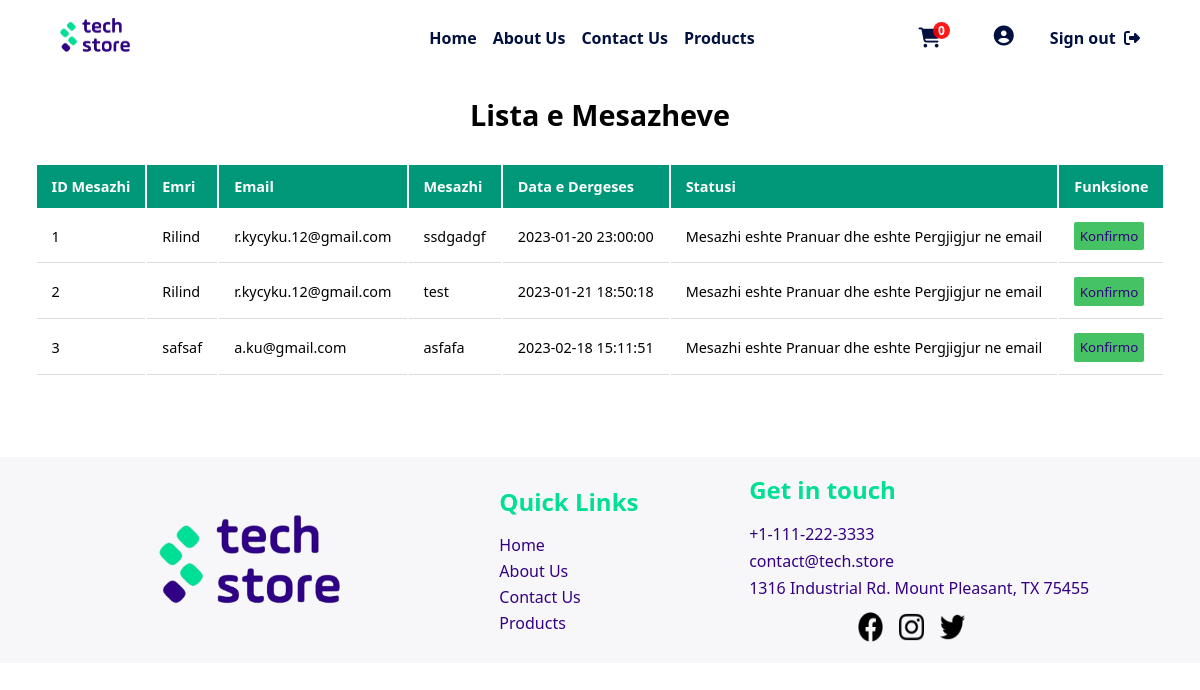
Page /php/admin/shfaqMesazhet.php (signed in) on the committed database.
### tables this page shows
CREATE TABLE IF NOT EXISTS `contactform` (
  `IDmesazhi` int(11) NOT NULL AUTO_INCREMENT,
  `emri` varchar(50) NOT NULL,
  `email` varchar(50) NOT NULL,
  `mesazhi` varchar(255) NOT NULL,
  `dataDergeses` timestamp NOT NULL DEFAULT current_timestamp(),
  `statusi` varchar(80) NOT NULL DEFAULT 'Eshte Derguar me Sukses',
  PRIMARY KEY (`IDmesazhi`)
);

### php/db/dbcon.php (called while the page is built)
<?php
class dbCon
{
    private $conn = '';
    private $hostiIDB = 'localhost';
    private $emriDB = 'techstoredb';
    private $dbUsername = 'root';
    private $dbPass = '';
    public function connDB()
    {
        try {
            $this->conn = new PDO(
                "mysql:host=$this->hostiIDB;dbname=$this->emriDB", $this->dbUsername, $this->dbPass,
                [PDO::ATTR_DEFAULT_FETCH_MODE => PDO::FETCH_ASSOC]
            );
        } catch (PDOException $pdoe) {
            die("Nuk mund të lidhej me bazën e të dhënave {$this->emriDB} :" . $pdoe->getMessage());
        }
        return $this->conn;
    }
}
?>

### php/CRUD/contactFormCRUD.php (called while the page is built, shortened)
<?php
require_once('../db/dbcon.php');
class contactFormCRUD extends dbCon
{
    private $dbConn;
    public function __construct($IDmesazhi = '', $emri = '', $email = '', $msg = '', $statusi = '')
    {
        $this->dbConn = $this->connDB();
    }
    public function shfaqMesazhet()
    {
        try {
            $sql = "SELECT * FROM contactform";
            $stm = $this->dbConn->prepare($sql);
            $stm->execute();
            return $stm->fetchAll();
        } catch (Exception $e) {
            return $e->getMessage();
        }
    }
}
?>

### php/admin/shfaqMesazhet.php (the view, shortened to what this page needs)
<?php
require_once('../CRUD/contactFormCRUD.php');
$contactFormCRUD = new contactFormCRUD();
$contactForm = $contactFormCRUD->shfaqMesazhet();
?>
<!DOCTYPE html>
<html lang="en">
<head>
  <link rel="stylesheet" href="../../css/mesazhetStyle.css" />
  <link rel="stylesheet" href="../../css/adminDashboard.css" />
</head>
<body>
  <?php include '../design/header.php' ?>
  <div class="containerDashboardP">
    <h1>Lista e Mesazheve</h1>
    <table>
      <tr>
        <th>ID Mesazhi</th>
        <th>Emri</th>
        <th>Email</th>
        <th>Mesazhi</th>
        <th>Data e Dergeses</th>
        <th>Statusi</th>
        <th>Funksione</th>
      </tr>
      <?php
      foreach ($contactForm as $mesazhi) {
        ?>
        <tr>
          <td>
            <?php echo $mesazhi['IDmesazhi'] ?>
          </td>
          <td>
            <?php echo $mesazhi['emri'] ?>
          </td>
          <td>
            <?php echo $mesazhi['email'] ?>
          </td>
          <td>
            <?php echo $mesazhi['mesazhi'] ?>
          </td>
          <td>
            <?php echo $mesazhi['dataDergeses'] ?>
          </td>
          <td>
            <?php echo $mesazhi['statusi'] ?>
          </td>
          <td><button class="edito"><a
                href="../adminFunksione/konfirmoMesazhin.php?IDmesazhi=<?php echo $mesazhi['IDmesazhi'] ?>">Konfirmo</a></button>
          </td>
        </tr>
        <?php
      }
      ?>
    </table>
  </div>
  <?php
  include '../design/footer.php';
  include('../funksione/importimiScriptave.php') ?>
</body>
</html>

### css/adminDashboard.css (style rules this page uses)
.containerDashboardP { display: flex; justify-content: center; align-items: center; margin: 25px 0; font-size: 0.9em; min-width: 400px; flex-direction: column; gap: 2em; flex-wrap: wrap; }
.containerDashboardP tr th { background-color: #009879; color: #ffffff; text-align: left; font-weight: bold; }
.containerDashboardP th, .containerDashboardP td { padding: 12px 15px; }
.containerDashboardP tr td { border-bottom: 1px solid #dddddd; }
.edito { padding: 0.4em; background-color: #45c263; border: none; border-radius: 2px; }

### css/footer.css (style rules this page uses)
.footer-nav li, a { list-style: none; color: #340182; padding-top: 4px; }
.footer-contact li, a { list-style: none; color: #340182; padding-top: 5px; }

### rows in the picture
contactform: IDmesazhi "1", emri "Rilind", email "r.kycyku.12@gmail.com", mesazhi "ssdgadgf", dataDergeses "2023-01-20 23:00:00", statusi "Mesazhi eshte Pranuar dhe eshte Pergjigjur ne email"
contactform: IDmesazhi "2", emri "Rilind", email "r.kycyku.12@gmail.com", mesazhi "test", dataDergeses "2023-01-21 18:50:18", statusi "Mesazhi eshte Pranuar dhe eshte Pergjigjur ne email"
contactform: IDmesazhi "3", emri "safsaf", email "a.ku@gmail.com", mesazhi "asfafa", dataDergeses "2023-02-18 15:11:51", statusi "Mesazhi eshte Pranuar dhe eshte Pergjigjur ne email"
